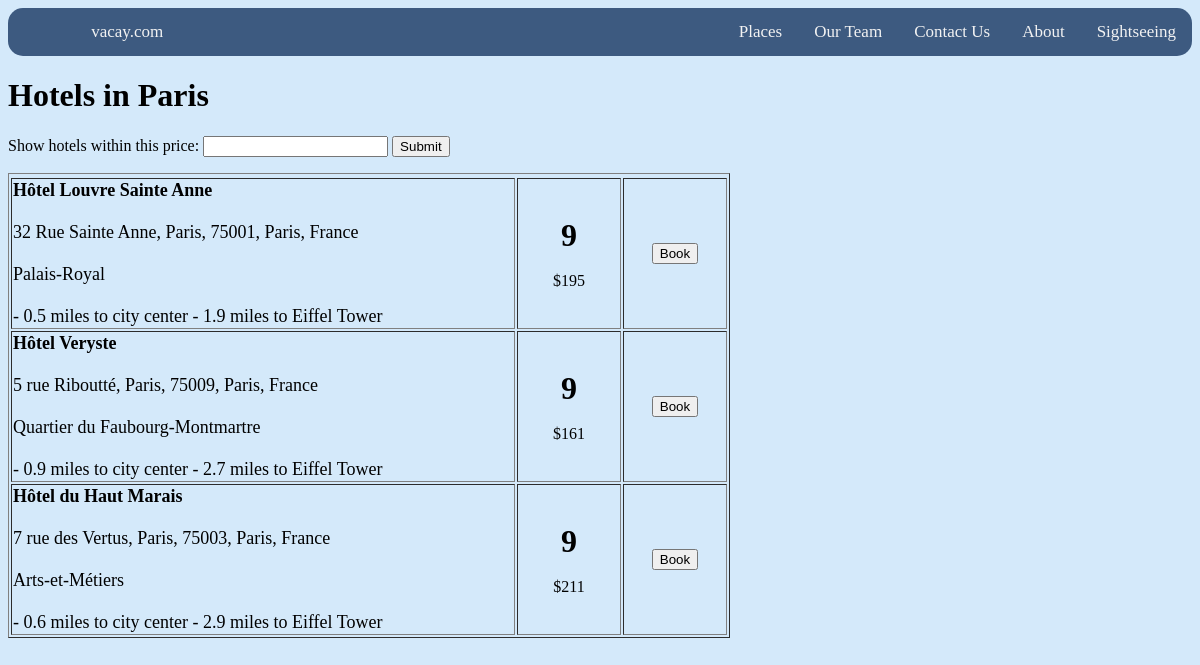
Screenshot of /paris1.php with the database file from the repository.
### tables this page shows
CREATE TABLE `catalog` (
  `City` text NOT NULL,
  `Hotel Name` text NOT NULL,
  `Location` text NOT NULL,
  `Street Address` text NOT NULL,
  `Rating` int(11) NOT NULL,
  `Price` int(11) NOT NULL,
  `Details` text NOT NULL
);

### paris1.php (the view, shortened to what this page needs)
<?php
require_once 'login.php';
?>
<form method="post" action="<?php echo $_SERVER['PHP_SELF'];?>">
  Show hotels within this price: <input type="int" name="fprice">
  <input type="submit">
</form>
<?php
$price = 0;
$conn=mysqli_connect($host,$user,$pass,$db);
if ($price == 0 or empty($price))
    $result = mysqli_query($conn,"SELECT * FROM catalog where City ='Paris'");
else
    $result = mysqli_query($conn,"SELECT * FROM catalog where City ='Paris' and Price <= $price");
echo "<table border='1'>
<tr>
</tr>";
while($row = mysqli_fetch_array($result))
{
echo "<tr>";
echo "<td width=500>" . "<b><font size=4>" . $row['Hotel Name'] . "</b><br/><br/>" . $row['Street Address'] . "<br/><br/>" . $row['Location'] . "<br/><br/>" . $row['Details'] . "</td>";
echo "<td width=100 align=center>" . "<b><font size=6>" . $row['Rating'] . "</font></b><br/><br/>" . "$". $row['Price'] . "</td>";
echo "<td width=100 align=center><button type = button>Book</button></td>";
echo "</tr>";
}
echo "</table>";
?>

### stylesheet.css (style rules this page uses)
.topnav { background-color: #3d5a80; overflow: hidden; border-radius: 15px; }
.topnav a { float: right; color: #f2f2f2; text-align: center; padding: 14px 16px; text-decoration: none; font-size: 17px; font-family: League Gothic; }
.dropdown { float: right; overflow: hidden; border-radius: 15px; }
.dropdown .dropbtn { border: none; outline: none; color: #f2f2f2; padding: 14px 16px; background-color: inherit; font-size: 17px; font-family: League Gothic; margin: 0; }

### rows the page displays
catalog: Hotel Name "Hôtel Louvre Sainte Anne", Street Address "32 Rue Sainte Anne, Paris, 75001, Paris, France", Location "Palais-Royal", Details "- 0.5 miles to city center - 1.9 miles to Eiffel Tower", Rating "9", Price "195"
catalog: Hotel Name "Hôtel Veryste", Street Address "5 rue Riboutté, Paris, 75009, Paris, France", Location "Quartier du Faubourg-Montmartre", Details "- 0.9 miles to city center - 2.7 miles to Eiffel Tower", Rating "9", Price "161"
catalog: Hotel Name "Hôtel du Haut Marais", Street Address "7 rue des Vertus, Paris, 75003, Paris, France", Location "Arts-et-Métiers", Details "- 0.6 miles to city center - 2.9 miles to Eiffel Tower", Rating "9", Price "211"
